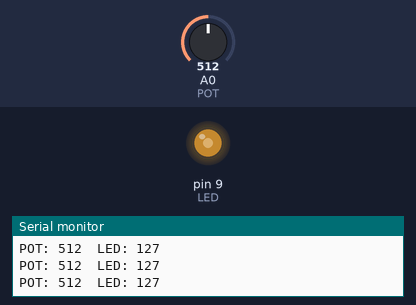
A sketch run on a simulated Arduino Uno, built with avr-gcc and run on an emulated ATmega328P. Shown: output pins drawn as LEDs (lit = HIGH), the last lines printed to the serial monitor. Inputs (shaded band) come from the test bench; at power-on: A0 (POT) = 512.

Above: at 1.2 s.
1.3 s: A0 (POT) set to 418
At 2.1 s:
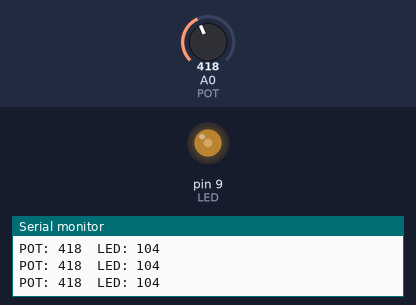
2.8 s: A0 (POT) set to 387
At 3.2 s:
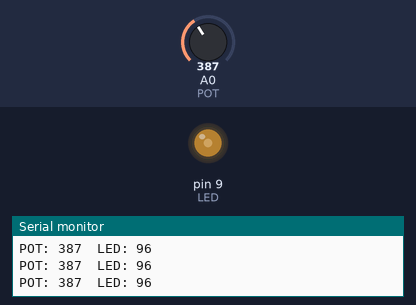
5.8 s: A0 (POT) set to 716
At 6.8 s:
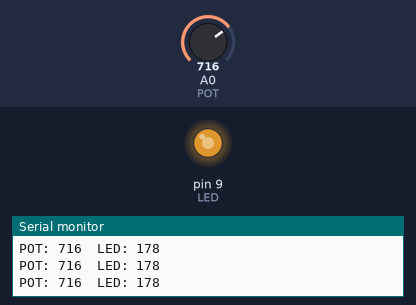
7.3 s: A0 (POT) set to 991
At 7.9 s:
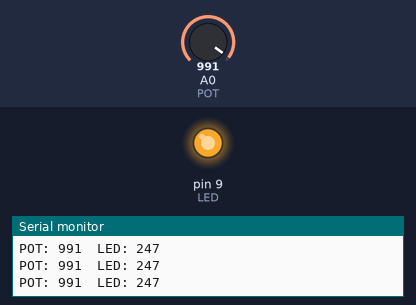
8.8 s: A0 (POT) set to 1006
At 10.1 s:
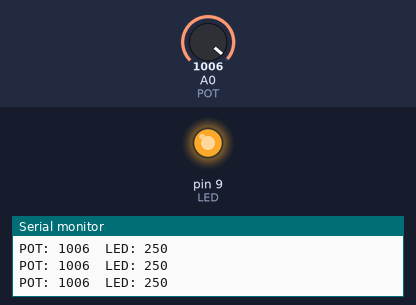
11.8 s: A0 (POT) set to 122
At 12.9 s:
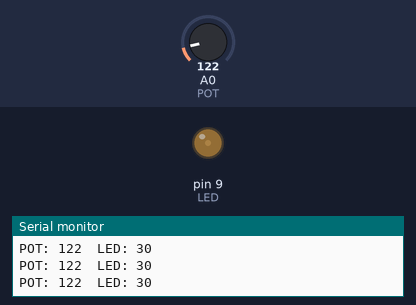
Timing chart, 0 to 14.3 s (numbered marks = the images above; inputs shaded):
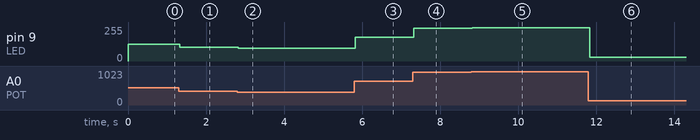

The sketch:

code.ino
```cpp
#define POT   A0
#define LED    9
#define BR  9600

void setup() {
  Serial.begin(BR);
  pinMode(POT,INPUT);
  pinMode(LED,OUTPUT);
}

void loop() {
  int p=analogRead(POT);
  int mapeo=map(p,0,1023,0,255);
  Serial.print("POT: ");
  Serial.print(p);
  Serial.print("  LED: ");
  Serial.println(mapeo);
  analogWrite(LED, mapeo);

}
```

Measured:
- after the input at 1.3 s, pin 9 (LED): 127/255 → 104/255 at once
- after the input at 2.8 s, pin 9 (LED): 104/255 → 96/255 at once
- after the input at 5.8 s, pin 9 (LED): 96/255 → 178/255 at once
- after the input at 7.3 s, pin 9 (LED): 178/255 → 247/255 at once
- after the input at 8.8 s, pin 9 (LED): 247/255 → 250/255 at once
- after the input at 11.8 s, pin 9 (LED): 250/255 → 30/255 at once
